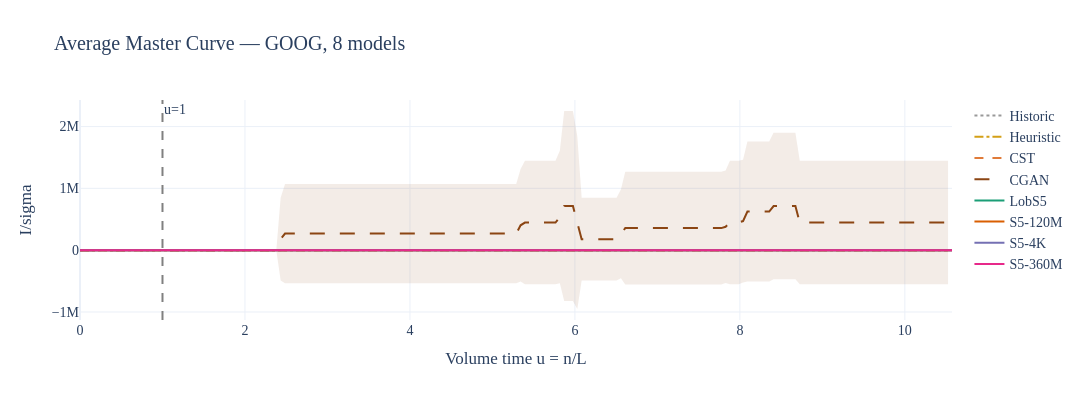

Write notebook code for a chart like this one.
### Code cell
# ── Average Master Curve (all models overlaid) ────────────────────
fig = go.Figure()
for label, rd in R_impact.items():
    meta = MODEL_META.get(label, {})
    all_curves = []
    for _, frow in rd['grid'].iterrows():
        folder = frow['folder']
        if folder not in rd['data']: continue
        mc = compute_master_curve(rd['data'][folder], folder)
        if mc is not None: all_curves.append(mc)
    if not all_curves: continue
    u = all_curves[0]['u']
    means = np.array([c['mean'] for c in all_curves])
    avg = np.nanmean(means, axis=0)
    std = np.nanstd(means, axis=0)
    fig.add_trace(go.Scatter(x=u, y=avg, mode='lines', name=label,
        line=dict(color=meta.get('color', '#888'), dash=meta.get('dash', 'solid'), width=2)))
    fig.add_trace(go.Scatter(
        x=np.concatenate([u, u[::-1]]),
        y=np.concatenate([avg + std, (avg - std)[::-1]]),
        fill='toself', fillcolor=meta.get('color', '#888'), opacity=0.1,
        line=dict(width=0), showlegend=False))
fig.add_vline(x=1.0, line_dash='dash', line_color='gray', annotation_text='u=1')
fig.update_layout(title=f'Average Master Curve — {STOCK}, 8 models',
    template=TEMPLATE, font=FONT,
    xaxis_title='Volume time u = n/L', yaxis_title='I/sigma',
    width=FULL_W, height=FIG_H)
fig.show()
save_fig(fig, 'avg_master_curve_8m')

### Figure 1 — Plotly figure (JSON) as saved in the notebook; plotly's stock layout.template omitted (floating-point values rounded to 4 significant figures; data arrays with more than 128 entries replaced by an {"elided": "..."} marker saying what was removed)
{"data": [{"line": {"color": "#999999", "dash": "dot", "width": 2}, "mode": "lines", "name": "Historic", "type": "scatter", "x": {"elided": "200 float values"}, "y": {"elided": "200 float values"}}, {"fill": "toself", "fillcolor": "#999999", "line": {"width": 0}, "opacity": 0.1, "showlegend": false, "type": "scatter", "x": {"elided": "400 float values"}, "y": {"elided": "400 float values"}}, {"line": {"color": "#D4A017", "dash": "dashdot", "width": 2}, "mode": "lines", "name": "Heuristic", "type": "scatter", "x": {"elided": "200 float values"}, "y": {"elided": "200 float values"}}, {"fill": "toself", "fillcolor": "#D4A017", "line": {"width": 0}, "opacity": 0.1, "showlegend": false, "type": "scatter", "x": {"elided": "400 float values"}, "y": {"elided": "400 float values"}}, {"line": {"color": "#E07B39", "dash": "dash", "width": 2}, "mode": "lines", "name": "CST", "type": "scatter", "x": {"elided": "200 float values"}, "y": {"elided": "200 float values"}}, {"fill": "toself", "fillcolor": "#E07B39", "line": {"width": 0}, "opacity": 0.1, "showlegend": false, "type": "scatter", "x": {"elided": "400 float values"}, "y": {"elided": "400 float values"}}, {"line": {"color": "#8B4513", "dash": "longdash", "width": 2}, "mode": "lines", "name": "CGAN", "type": "scatter", "x": {"elided": "200 float values"}, "y": {"elided": "200 float values"}}, {"fill": "toself", "fillcolor": "#8B4513", "line": {"width": 0}, "opacity": 0.1, "showlegend": false, "type": "scatter", "x": {"elided": "400 float values"}, "y": {"elided": "400 float values"}}, {"line": {"color": "#1B9E77", "dash": "solid", "width": 2}, "mode": "lines", "name": "LobS5", "type": "scatter", "x": {"elided": "200 float values"}, "y": {"elided": "200 float values"}}, {"fill": "toself", "fillcolor": "#1B9E77", "line": {"width": 0}, "opacity": 0.1, "showlegend": false, "type": "scatter", "x": {"elided": "400 float values"}, "y": {"elided": "400 float values"}}, {"line": {"color": "#D95F02", "dash": "solid", "width": 2}, "mode": "lines", "name": "S5-120M", "type": "scatter", "x": {"elided": "200 float values"}, "y": {"elided": "200 float values"}}, {"fill": "toself", "fillcolor": "#D95F02", "line": {"width": 0}, "opacity": 0.1, "showlegend": false, "type": "scatter", "x": {"elided": "400 float values"}, "y": {"elided": "400 float values"}}, {"line": {"color": "#7570B3", "dash": "solid", "width": 2}, "mode": "lines", "name": "S5-4K", "type": "scatter", "x": {"elided": "200 float values"}, "y": {"elided": "200 float values"}}, {"fill": "toself", "fillcolor": "#7570B3", "line": {"width": 0}, "opacity": 0.1, "showlegend": false, "type": "scatter", "x": {"elided": "400 float values"}, "y": {"elided": "400 float values"}}, {"line": {"color": "#E7298A", "dash": "solid", "width": 2}, "mode": "lines", "name": "S5-360M", "type": "scatter", "x": {"elided": "200 float values"}, "y": {"elided": "200 float values"}}, {"fill": "toself", "fillcolor": "#E7298A", "line": {"width": 0}, "opacity": 0.1, "showlegend": false, "type": "scatter", "x": {"elided": "400 float values"}, "y": {"elided": "400 float values"}}], "layout": {"annotations": [{"showarrow": false, "text": "u=1", "x": 1, "xanchor": "left", "xref": "x", "y": 1, "yanchor": "top", "yref": "y domain"}], "font": {"family": "Times New Roman, serif", "size": 14}, "height": 400, "shapes": [{"line": {"color": "gray", "dash": "dash"}, "type": "line", "x0": 1, "x1": 1, "xref": "x", "y0": 0, "y1": 1, "yref": "y domain"}], "title": {"text": "Average Master Curve — GOOG, 8 models"}, "width": 1080, "xaxis": {"title": {"text": "Volume time u = n/L"}}, "yaxis": {"title": {"text": "I/sigma"}}}}
